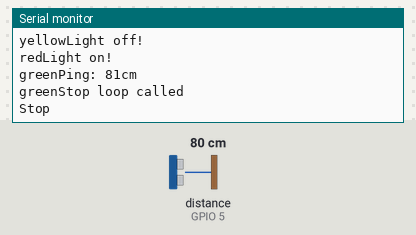
This sketch was run on a simulated ESP8266 (Wemos D1 mini). Shown: the last lines printed to the serial monitor. Inputs (shaded band) come from the test bench; at power-on: distance to the obstacle (sensor on GPIO 5) 80 cm. The echo pulse lasts 58.3 µs per cm; WiFi joins after 1.5 s; servers stay silent unless stated.

Above: at 6.1 s.
6.2 s: distance to the obstacle (sensor on GPIO 5) set to 5 cm
At 6.38 s:
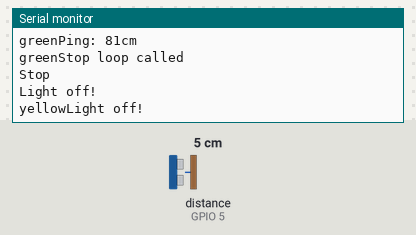
10.6 s: distance to the obstacle (sensor on GPIO 5) set to 8 cm
At 11.6 s:
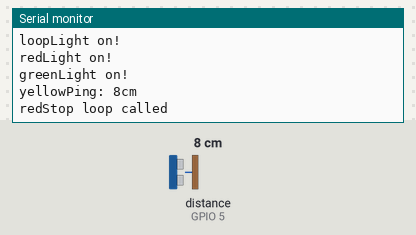

Measured:
- the behaviour switches between 6 and 7 cm on distance to the obstacle (sensor on GPIO 5) (found by bisection; images 1 and 2)
- after the input at 10.6 s, the serial monitor: prints a new line after 0.59 s (image 2)

The sketch:

SensorSketch.ino
```cpp
#include <NewPing.h>
#include <ESP8266WiFi.h>
#include <ESP8266HTTPClient.h>
#include <string.h>

const char* ssid = "";
const char* password = "";
/*
* Ultrasonic Sensor HC-SR04 and Arduino Tutorial
* Modified by James Carr for WIMOS D1 Mini
* by Dejan Nedelkovski,
* www.HowToMechatronics.com
*
*/
// defines pins numbers
const int trigPin = 4;
const int echoPin = 5;
const int maxDist = 200;
String ipAddr =""; //ip address of the light board
// defines variables
long duration;
int distance;
/*void setup() {
pinMode(trigPin, OUTPUT); // Sets the trigPin as an Output
pinMode(echoPin, INPUT); // Sets the echoPin as an Input
Serial.begin(9600); // Starts the serial communication
}
void loop() {
// Clears the trigPin
digitalWrite(trigPin, LOW);
delayMicroseconds(2);
// Sets the trigPin on HIGH state for 10 micro seconds
digitalWrite(trigPin, HIGH);
delayMicroseconds(10);
digitalWrite(trigPin, LOW);
// Reads the echoPin, returns the sound wave travel time in microseconds
duration = pulseIn(echoPin, HIGH);
// Calculating the distance
distance= duration*0.034/2;
// Prints the distance on the Serial Monitor
Serial.print("Distance: ");
Serial.println(distance);
}*/
NewPing sonar(trigPin, echoPin, maxDist); // NewPing setup of pins and maximum distance.
WiFiServer server(80);
void setup() {
  Serial.begin(115200); // Open serial monitor at 115200 baud to see ping results.
  WiFi.begin(ssid, password);

  while (WiFi.status() != WL_CONNECTED) {

    delay(1000);
    Serial.print("Connecting..");

  }
}

void loop() {

 // HTTPClient http;
  delay(50);                     // Wait 50ms between pings (about 20 pings/sec). 29ms should be the shortest delay between pings.
  Serial.print("Ping: ");
  distance = sonar.ping_cm();
  Serial.print(distance); // Send ping, get distance in cm and print result (0 = outside set distance range)
  Serial.println("cm");

  if (distance >=23 || distance ==0){
    Serial.print("green");
    stopLoop();
    killLight("yellow");
    killLight("red");
    lightOn("green");
    //lightOnTest();
    }
  if (distance < 23 && distance >=17){
    Serial.print("yellow");
    stopLoop();
    killLight("green");
    killLight("red");
    lightOn("yellow");
    }
  if (distance < 17 && distance >=7){
    Serial.print("red");
    stopLoop();
    killLight("green");
    killLight("yellow");
    lightOn("red");
    }
  if (distance < 7 && distance > 0){
    Serial.print("loop");
    //startLoop();
    lightOn("red");
    lightOn("green");
    lightOn("yellow");
    }

}

void stopLoop(){
  Serial.println("Stop loop called");
   WiFiClient client = server.available();
  client.setTimeout(1000);
  delay(300);
  if(client.connect(ipAddr,80)){
  Serial.println("Stop ");
//  Serial.print(LED);
  client.println("GET /timerLoop/stop");
  }

  }
void startLoop(){
   WiFiClient client = server.available();
  client.setTimeout(1000);
 // delay(300);
  if(client.connect(ipAddr,80)){
  Serial.println("Loop on!");
//  Serial.print(LED);
  client.println("GET /timerLoop/start");
  }

  }
void killLight(String LED){
   WiFiClient client = server.available();
  client.setTimeout(1000);
  //delay(300);
  if(client.connect(ipAddr,80)){
  Serial.println("Light off!");
  Serial.print(LED);
  client.println("GET /"+LED+"/off");
  }
  }
void lightOn(String LED){
//  bool gron=0;
  WiFiClient client = server.available();
  client.setTimeout(1000);
 // delay(300);
  if(client.connect(ipAddr,80)){
  Serial.println("Light on!");
  Serial.print(LED);
//  Serial.println(gron);
//    HTTPClient http;


//        if(!gron){
       // client.println("GET /timerLoop/stop");
       // delay(10);
       // client.println();

       // gron=1;
       // delay(10);
       // client.println();
       // client.println("GET /yellow/off");
        //delay(10);
       // client.println();
       // client.println("GET /red/off");
        //delay(10);
       // client.println();
       client.println("GET /"+LED+"/on");
       // client.println();

        //client.println("GET /timerLoop/start");

  //  }

  }
  }

  void lightOnTest(){
    HTTPClient http;
        http.begin(String(ipAddr+"/green/on"));
        http.GET();
        delay(10);
        http.end();
  }

 /*  Old, not working get request code
  *   if (LED == "loop"){
        http.begin(String(ipAddr+"/timerLoop/start"));
        http.GET();
        http.end();
    }
    else{
        http.begin(String(ipAddr+"/timerLoop/stop"));
        http.GET();
        Serial.println(String(ipAddr+"/timerLoop/stop"));
       // delay(10);
        http.end();
        http.begin(String(ipAddr+"/green/on"));
        http.GET();
       // delay(10);
        http.end();
        http.begin(String(ipAddr+"yellow/off"));
        http.GET();
       // delay(10);
        http.end();
        http.begin(String(ipAddr+"red/off"));
        http.GET();
       // delay(10);
        http.end();
        http.begin(String(ipAddr+"/"+LED+"/on"));
        http.GET();
       // delay(10);
        http.end();
    }
  }*/
```
